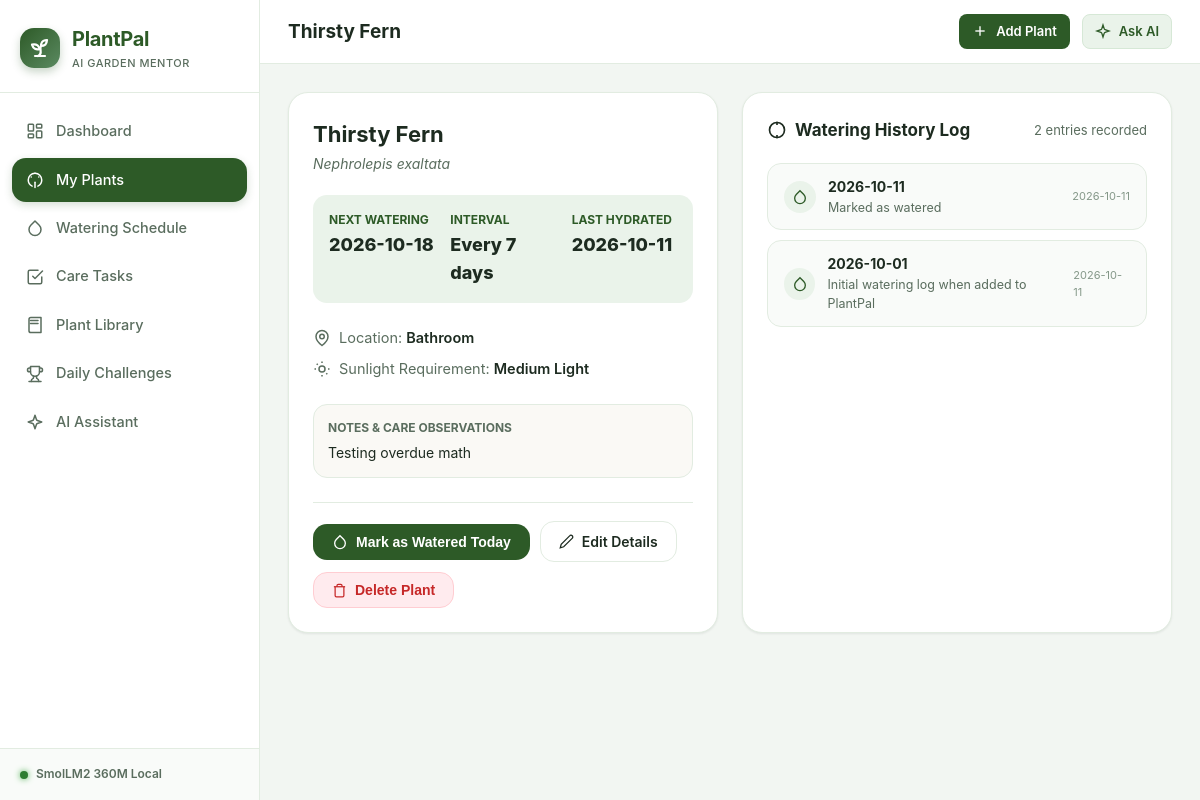
Screenshot of /plants/2 with the database file from the repository.
### tables this page shows
CREATE TABLE plants (
            id INTEGER PRIMARY KEY AUTOINCREMENT,
            name TEXT NOT NULL,
            species TEXT NOT NULL,
            location TEXT,
            sunlight TEXT NOT NULL,
            watering_interval_days INTEGER NOT NULL DEFAULT 7,
            last_watered_date TEXT NOT NULL,
            notes TEXT,
            created_at TIMESTAMP DEFAULT CURRENT_TIMESTAMP
        );

CREATE TABLE watering_history (
            id INTEGER PRIMARY KEY AUTOINCREMENT,
            plant_id INTEGER NOT NULL,
            watered_date TEXT NOT NULL,
            notes TEXT,
            created_at TIMESTAMP DEFAULT CURRENT_TIMESTAMP,
            FOREIGN KEY (plant_id) REFERENCES plants (id) ON DELETE CASCADE
        );

### app.py (the view)
@app.route("/plants/<int:plant_id>")
def plant_detail(plant_id):
    plant = database.get_plant(plant_id)
    if not plant:
        flash("Plant not found.", "error")
        return redirect(url_for("plants"))
    history = database.get_watering_history(plant_id)
    return render_template(
        "plant_detail.html",
        plant=plant,
        history=history,
        active_page="plants"
    )

### database.py (called while the page is built)
def get_db():
    os.makedirs(INSTANCE_DIR, exist_ok=True)
    conn = sqlite3.connect(DB_PATH)
    conn.row_factory = sqlite3.Row
    conn.execute("PRAGMA foreign_keys = ON;")
    return conn

def get_plant(plant_id):
    conn = get_db()
    cursor = conn.cursor()
    cursor.execute("SELECT * FROM plants WHERE id = ?", (plant_id,))
    row = cursor.fetchone()
    conn.close()
    if row is None:
        return None
    p = dict(row)
    watering_info = calculate_watering_info(p["last_watered_date"], p["watering_interval_days"])
    p.update(watering_info)
    return p

def get_watering_history(plant_id):
    conn = get_db()
    cursor = conn.cursor()
    cursor.execute("""
        SELECT * FROM watering_history
        WHERE plant_id = ?
        ORDER BY watered_date DESC, id DESC
    """, (plant_id,))
    rows = cursor.fetchall()
    conn.close()
    return [dict(r) for r in rows]

### templates/plant_detail.html (shortened to what this page needs)
{% extends "base.html" %}
{% block page_title %}{{ plant.name }}{% endblock %}
{% block content %}
<div style="display: grid; grid-template-columns: 1fr 1fr; gap: 24px;">
  <div class="card">
    <div class="card-header">
      <div>
        <h2 style="font-size: 22px; font-weight: 700; color: var(--text-main); margin-bottom: 2px;">{{ plant.name }}</h2>
        <div style="font-style: italic; color: var(--text-muted); font-size: 14px;">{{ plant.species }}</div>
      </div>
      <span class="plant-status-badge badge-{{ plant.status }}">
      </span>
    </div>
    <div style="display: flex; gap: 16px; margin-bottom: 24px; padding: 16px; background-color: var(--primary-light); border-radius: var(--radius-md);">
      <div style="flex: 1;">
        <div style="font-size: 12px; color: var(--primary); font-weight: 700; text-transform: uppercase;">Next Watering</div>
        <div style="font-size: 18px; font-weight: 800; color: var(--text-main); margin-top: 2px;">{{ plant.next_watering_date }}</div>
      </div>
      <div style="flex: 1;">
        <div style="font-size: 12px; color: var(--primary); font-weight: 700; text-transform: uppercase;">Interval</div>
        <div style="font-size: 18px; font-weight: 800; color: var(--text-main); margin-top: 2px;">Every {{ plant.watering_interval_days }} days</div>
      </div>
      <div style="flex: 1;">
        <div style="font-size: 12px; color: var(--primary); font-weight: 700; text-transform: uppercase;">Last Hydrated</div>
        <div style="font-size: 18px; font-weight: 800; color: var(--text-main); margin-top: 2px;">{{ plant.last_watered_date }}</div>
      </div>
    </div>
    <div class="plant-meta-list" style="font-size: 14.5px; margin-bottom: 24px;">
      <div class="plant-meta-item">
        <svg width="18" height="18" viewBox="0 0 24 24" fill="none" stroke="currentColor" stroke-width="2">
          <path d="M20 10c0 6-8 12-8 12s-8-6-8-12a8 8 0 0 1 16 0Z"/>
          <circle cx="12" cy="10" r="3"/>
        </svg>
        <span>Location: <strong>{{ plant.location or 'Indoor / Not specified' }}</strong></span>
      </div>
      <div class="plant-meta-item">
        <svg width="18" height="18" viewBox="0 0 24 24" fill="none" stroke="currentColor" stroke-width="2">
          <circle cx="12" cy="12" r="4"/>
          <path d="M12 2v2"/>
          <path d="M12 20v2"/>
          <path d="m4.93 4.93 1.41 1.41"/>
          <path d="m17.66 17.66 1.41 1.41"/>
          <path d="M2 12h2"/>
          <path d="M20 12h2"/>
        </svg>
        <span>Sunlight Requirement: <strong>{{ plant.sunlight }}</strong></span>
      </div>
    </div>
    {% if plant.notes %}
      <div style="margin-bottom: 24px; padding: 14px; background: var(--cream); border: 1px solid var(--border); border-radius: var(--radius-md);">
        <div style="font-size: 12px; font-weight: 700; color: var(--text-muted); text-transform: uppercase; margin-bottom: 4px;">Notes & Care Observations</div>
        <div style="font-size: 14px; color: var(--text-main); line-height: 1.5;">{{ plant.notes }}</div>
      </div>
    {% endif %}
    <div style="display: flex; gap: 10px; align-items: center; border-top: 1px solid var(--border); padding-top: 18px; flex-wrap: wrap;">
      <form method="POST" action="{{ url_for('water_plant', plant_id=plant.id) }}" style="display: inline;">
        <button type="submit" class="btn btn-primary">
          <svg width="16" height="16" viewBox="0 0 24 24" fill="none" stroke="currentColor" stroke-width="2">
            <path d="M12 2.69l5.66 5.66a8 8 0 1 1-11.31 0z"/>
          </svg>
          Mark as Watered Today
        </button>
      </form>
      <a href="{{ url_for('edit_plant', plant_id=plant.id) }}" class="btn btn-outline">
        <svg width="15" height="15" viewBox="0 0 24 24" fill="none" stroke="currentColor" stroke-width="2">
          <path d="M17 3a2.85 2.83 0 1 1 4 4L7.5 20.5 2 22l1.5-5.5Z"/>
        </svg>
        Edit Details
      </a>
      <form method="POST" action="{{ url_for('delete_plant', plant_id=plant.id) }}" style="display: inline;"
            onsubmit="return confirm('Are you sure you want to remove {{ plant.name }} from your garden? This cannot be undone.');">
        <button type="submit" class="btn btn-danger" style="margin-left: auto;">
          <svg width="15" height="15" viewBox="0 0 24 24" fill="none" stroke="currentColor" stroke-width="2">
            <path d="M3 6h18"/>
            <path d="M19 6v14c0 1-1 2-2 2H7c-1 0-2-1-2-2V6"/>
            <path d="M8 6V4c0-1 1-2 2-2h4c1 0 2 1 2 2v2"/>
          </svg>
          Delete Plant
        </button>
      </form>
    </div>
  </div>
  <div class="card">
    <div class="card-header">
      <div class="card-title">
        <svg width="20" height="20" viewBox="0 0 24 24" fill="none" stroke="currentColor" stroke-width="2">
          <path d="M12 2v4"/>
          <path d="M12 18v4"/>
          <circle cx="12" cy="12" r="9"/>
        </svg>
        Watering History Log
      </div>
      <span style="font-size: 13px; color: var(--text-muted);">{{ history|length }} entries recorded</span>
    </div>
    {% if history and history|length > 0 %}
      <div style="display: flex; flex-direction: column; gap: 10px; max-height: 480px; overflow-y: auto;">
        {% for entry in history %}
          <div style="display: flex; align-items: center; justify-content: space-between; padding: 12px 16px; background-color: var(--surface-hover); border: 1px solid var(--border); border-radius: var(--radius-md);">
            <div style="display: flex; align-items: center; gap: 12px;">
              <div style="width: 32px; height: 32px; border-radius: 50%; background: var(--primary-light); display: flex; align-items: center; justify-content: center; color: var(--primary);">
                <svg width="16" height="16" viewBox="0 0 24 24" fill="none" stroke="currentColor" stroke-width="2">
                  <path d="M12 2.69l5.66 5.66a8 8 0 1 1-11.31 0z"/>
                </svg>
              </div>
              <div>
                <div style="font-weight: 700; font-size: 14px; color: var(--text-main);">{{ entry.watered_date }}</div>
                <div style="font-size: 12.5px; color: var(--text-muted);">{{ entry.notes or 'Routine watering' }}</div>
              </div>
            </div>
            <div style="font-size: 11px; color: var(--text-light);">
              {{ entry.created_at[:10] if entry.created_at else '' }}
            </div>
          </div>
        {% endfor %}
      </div>
    {% else %}
      <div class="empty-state" style="padding: 40px 20px;">
        <div class="empty-title">No watering records yet</div>
        <div class="empty-desc">Hit the "Mark as Watered Today" button above to log your first watering session.</div>
      </div>
    {% endif %}
  </div>
</div>
{% endblock %}

### static/css/style.css (style rules this page uses)
:root { --primary: #2d5a27; --primary-hover: #22471d; --primary-light: #eaf3ea; --primary-subtle: #d6e8d6; --sage: #5b8a61; --sage-light: #a3c9a8; --cream: #faf9f5; --bg-page: #f2f6f2; --surface: #ffffff; --surface-hover: #f9fbf9; --border: #e2ece1; --border-focus: #5b8a61; --text-main: #1d2b20; --text-muted: #5a6d5e; --text-light: #859889; --text-inverse: #ffffff; --status-overdue: #d32f2f; --status-overdue-bg: #ffebee; --status-today: #e65100; --status-today-bg: #fff3e0; --status-upcoming: #2e7d32; --status-upcoming-bg: #e8f5e9; --status-info: #0277bd; --status-info-bg: #e1f5fe; --accent-terra: #c86432; --accent-amber: #e59500; --sidebar-width: 260px; --header-height: 64px; --radius-sm: 8px; --radius-md: 14px; --radius-lg: 20px; --radius-full: 9999px; --shadow-sm: 0 1px 3px rgba(29, 43, 32, 0.05), 0 1px 2px rgba(29, 43, 32, 0.03); --shadow-md: 0 4px 12px rgba(29, 43, 32, 0.06), 0 1px 3px rgba(29, 43, 32, 0.04); --shadow-lg: 0 10px 25px rgba(29, 43, 32, 0.08), 0 3px 6px rgba(29, 43, 32, 0.04); --transition-fast: 150ms ease; --transition-normal: 250ms ease; }
*, *::before, *::after { box-sizing: border-box; margin: 0; padding: 0; }
body { font-family: -apple-system, BlinkMacSystemFont, "Segoe UI", Roboto, "Helvetica Neue", Arial, sans-serif; background-color: var(--bg-page); color: var(--text-main); line-height: 1.55; font-size: 15px; -webkit-font-smoothing: antialiased; }
.btn { display: inline-flex; align-items: center; justify-content: center; gap: 8px; padding: 9px 18px; border-radius: var(--radius-md); font-size: 14px; font-weight: 600; text-decoration: none; cursor: pointer; border: 1px solid transparent; transition: all var(--transition-fast); }
.btn-primary { background-color: var(--primary); color: white; }
.btn-outline { background-color: var(--surface); border-color: var(--border); color: var(--text-main); }
.btn-danger { background-color: #ffebee; color: #c62828; border-color: #ffcdd2; }
.card { background-color: var(--surface); border-radius: var(--radius-lg); border: 1px solid var(--border); box-shadow: var(--shadow-sm); padding: 24px; transition: box-shadow var(--transition-fast); }
.card-header { display: flex; align-items: center; justify-content: space-between; margin-bottom: 20px; }
.card-title { font-size: 17px; font-weight: 700; color: var(--text-main); display: flex; align-items: center; gap: 8px; }
.plant-status-badge { position: absolute; top: 12px; right: 12px; font-size: 12px; font-weight: 700; padding: 4px 10px; border-radius: var(--radius-full); }
.badge-upcoming { background-color: var(--status-upcoming-bg); color: var(--status-upcoming); border: 1px solid #c8e6c9; }
.plant-meta-list { display: flex; flex-direction: column; gap: 8px; margin-bottom: 16px; font-size: 13.5px; }
.plant-meta-item { display: flex; align-items: center; gap: 8px; color: var(--text-muted); }
.plant-meta-item strong { color: var(--text-main); font-weight: 600; }

### rows the page displays
plants: name "Thirsty Fern", species "Nephrolepis exaltata", watering_interval_days "7", last_watered_date "2026-10-11", location "Bathroom", sunlight "Medium Light", notes "Testing overdue math"
watering_history: watered_date "2026-10-11", notes "Marked as watered", created_at "2026-10-11"
watering_history: watered_date "2026-10-01", notes "Initial watering log when added to PlantPal", created_at "2026-10-11"

### other values shown
{{ plant.next_watering_date }} "2026-10-18"
{{ history|length }} "2"
